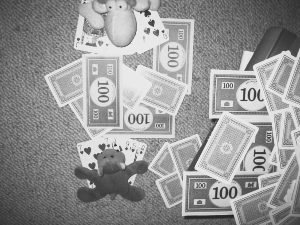
//> input picture Object Detection Using Generalized Hough Transformation/img/poker.jpg, 300 x 225 px
$ ./dft_image 'Object Detection Using Generalized Hough Transformation/img/poker.jpg'   (built with g++ and OpenCV 4)
//> lines starting //> are read from the running program, lines starting //| are printed output that depends on the picture
//> further down, original is the input picture: 225 rows x 300 cols, CV_8UC1; min 37, max 234, mean 148.7
//============================================================================
// Name        : Discrete Fourier Transform
// Author      : Arghadeep Mazumder
// Version     : 1.0
//============================================================================

#include<iostream>
#include<opencv2\opencv.hpp>
#include<opencv2\highgui\highgui.hpp>

using namespace std;
using namespace cv;

void takeDFT(Mat& source, Mat& destination) {
	//DFT produce complex image i.e real and imaginary. So we need a matrix having 2 channel
	Mat originalcomplex[2] = { source, Mat::zeros(source.size(),source.type()) };
//> originalcomplex[1]: 225 rows x 300 cols, CV_32FC1; every value is 0
	Mat dftready, dftoriginal;
	//We need to merge both the images in to a single image
	merge(originalcomplex, 2, dftready);//input complex & output dft ready
	dft(dftready, dftoriginal, DFT_COMPLEX_OUTPUT); //For both real and imaginary
	destination = dftoriginal; //passing the value to the destination
}

void recenterdft(Mat& source) {
	//Recentering the DFT i.e the low frequency information in the center and the high frequency at the corner
	//     Without Recentering         After Recentering
	//       ________________           ________________
	//       |      |       |           |      |       |
	//       |   q1 |   q2  |           |   q4 |   q3  |
	//       |______|_______|           |______|_______|
	//       |      |       |    ====>  |      |       |
	//       |  q3  |   q4  |           |  q2  |   q1  |
	//       |      |       |           |      |       |
	//       ----------------           ----------------
	// If we do not recenter then the lower frequency will be at the corners
	int centerX = source.cols / 2;
	int centerY = source.rows / 2;
	Mat q1(source, Rect(0, 0, centerX, centerY));
	Mat q2(source, Rect(centerX, 0, centerX, centerY));
	Mat q3(source, Rect(0, centerY, centerX, centerY));
	Mat q4(source, Rect(centerX, centerY, centerX, centerY));

	Mat swapmap;
	q1.copyTo(swapmap);
	q4.copyTo(q1);
	swapmap.copyTo(q4);

	q1.copyTo(swapmap);
	q4.copyTo(q1);
	swapmap.copyTo(q4);

}

void showdft(Mat& source) {
	//2 channel corresponds to the real and imaginary part
	Mat splitarray[2] = { Mat::zeros(source.size(),CV_32F),Mat::zeros(source.size(),CV_32F) };
	//Splitting the Source image to real and imaginary and paasing to the 2 channel Mat
	split(source, splitarray);
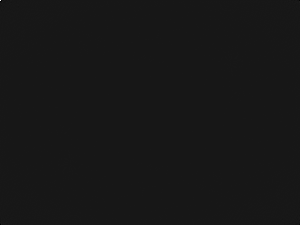
//> splitarray[0]: 225 rows x 300 cols, CV_32FC1; min -4066.8, max 39366.3, mean 0.3; drawn with min black and max white
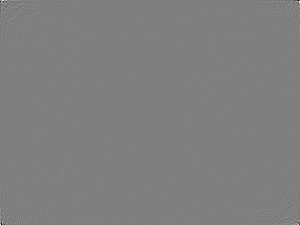
//> splitarray[1]: 225 rows x 300 cols, CV_32FC1; min -1619.6, max 1619.6, mean 0; drawn with min black and max white
	Mat dftmag;
	//As it composed of real and imaginary part so we need to take the magnitude and paasing to dftmag matrix
	//Mag= sqrt((Re)^2+(Im)^2)
	//[0] for real and [1] for imaginary
	magnitude(splitarray[0], splitarray[1], dftmag);
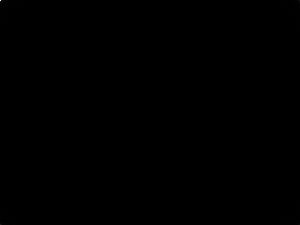
//> dftmag: 225 rows x 300 cols, CV_32FC1; min 0.105, max 39366.3, mean 21.3; drawn with min black and max white
	//As the values of the magnitude are in the enormous range we need to take the logarithmic value
	//The values of the matrix are not known. So adding 1 to all the elements of the matrix [log(1)=0]
	dftmag += Scalar::all(1);
	log(dftmag, dftmag); //log(input,output)
	//As the values are still beyond 0 and 1 so we need to normalize the value to lie between the range
	normalize(dftmag, dftmag,0,1,CV_MINMAX);  //normalize(input, output, low_range,max_range)
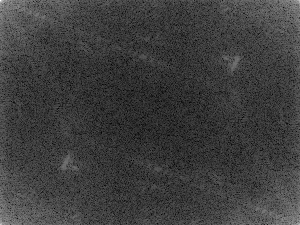
//> dftmag: 225 rows x 300 cols, CV_32FC1; min 0, max 1, mean 0.245
	//recenterdft(dftmag);
	imshow("DFT", dftmag);
	waitKey();
}
int main(int argc, char** argv) {
	Mat original = imread(argv[1], CV_LOAD_IMAGE_GRAYSCALE); //Loading Grayscale Image (Important for DFT)
	//DFT for color image needs to repeat the whole process 3 times as color images are of 3 channel
	//Also we need to split all the channels into grey scale
	Mat originalfloat, dftoriginal;
	//Original image lies between 0 and 255 as it is grey scale CV_8U.
	original.convertTo(originalfloat, CV_32FC1, 1.0 / 255.0); //For single chanenl
	//Normalizing the value so that they range between 0 and 1
	takeDFT(originalfloat, dftoriginal);
	showdft(dftoriginal);
	return 0;
}
